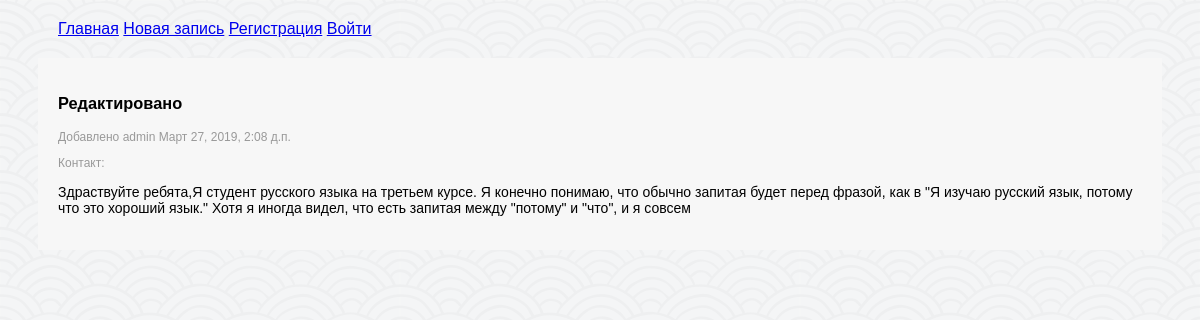
Page /2/ on the committed database.
### core/models.py (models this page shows, shortened)
class data(models.Model):
    author = models.ForeignKey(User, on_delete=models.CASCADE)
    ad_title = models.CharField(max_length=25)
    ad_text = models.CharField(max_length=255)
    pub_date = models.DateTimeField()

### core/views.py (the view)
# urls.py: path('<int:item_id>/', views.detail),
def detail(request, item_id):
    i = data.objects.filter(id=item_id)
    return render(request, 'core/detail.html', context={"item": i[0]})

### core/templates/core/detail.html (shortened to what this page needs)
{% extends "base.html" %}
{% block content %}
        <div class="container">
        <h3><p> {{ item.ad_title }} </p></h3>
        <p class="author">Добавлено {{ item.author }} {{ item.pub_date }} </p>
        <p class="author">Контакт: {{ item.author.email }}</p>
        <p> {{ item.ad_text }} </p>
        </div>
{% endblock %}

### core/static/core/css/styles.css (style rules this page uses)
* { font-family: Arial, Helvetica, Sans-serif; }
.container { margin-bottom: 10px; font-size: 14px; }
.author { font-size: 12px; color: #999999 }
#bg { background-repeat: round; background-position: top; background-attachment: fixed; }
h3 { margin-top : 10px; margin-bottom: 10px; }

### rows in the picture
data: ad_title "Редактировано", author "admin", pub_date "Март 27, 2019, 2:08 д.п.", ad_text "Здраствуйте ребята,Я студент русского языка на третьем курсе. Я конечно понимаю, что обычно запитая будет перед фразой, как в \"Я изучаю русский язык, потому что это хороший язык.\" Хотя я иногда видел, что есть запитая между \"потому\" и \"что\", и я совсем"
